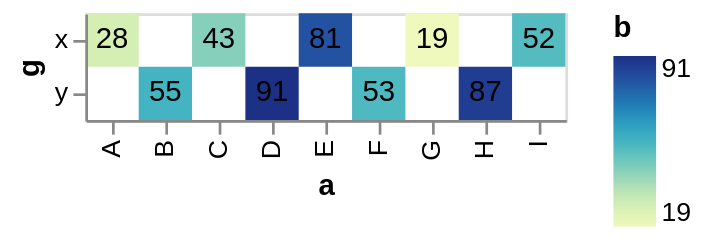

Vega-Lite specification for this chart:
### Vega-Lite specification from a JSON file in a GitHub repository (floating-point values rounded to 4 significant figures)
{"data": {"values": [{"a": "A", "b": 28, "c": 5, "g": "x"}, {"a": "B", "b": 55, "c": 9, "g": "y"}, {"a": "C", "b": 43, "c": 2, "g": "x"}, {"a": "D", "b": 91, "c": 7, "g": "y"}, {"a": "E", "b": 81, "c": 4, "g": "x"}, {"a": "F", "b": 53, "c": 6, "g": "y"}, {"a": "G", "b": 19, "c": 8, "g": "x"}, {"a": "H", "b": 87, "c": 1, "g": "y"}, {"a": "I", "b": 52, "c": 3, "g": "x"}]}, "layer": [{"mark": "rect", "encoding": {"x": {"field": "a", "type": "nominal"}, "y": {"field": "g", "type": "nominal"}, "color": {"field": "b", "type": "quantitative"}}}, {"mark": "text", "encoding": {"x": {"field": "a", "type": "nominal"}, "y": {"field": "g", "type": "nominal"}, "text": {"field": "b", "type": "quantitative"}}}]}
